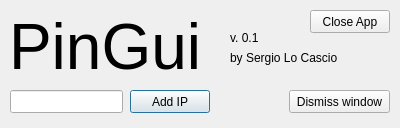
<?xml version="1.0" encoding="UTF-8"?>
<ui version="4.0">
 <class>ConfDialog</class>
 <widget class="QDialog" name="ConfDialog">
  <property name="geometry">
   <rect>
    <x>0</x>
    <y>0</y>
    <width>400</width>
    <height>128</height>
   </rect>
  </property>
  <property name="windowTitle">
   <string>Dialog</string>
  </property>
  <property name="modal">
   <bool>true</bool>
  </property>
  <widget class="QLabel" name="label">
   <property name="geometry">
    <rect>
     <x>9</x>
     <y>9</y>
     <width>205</width>
     <height>76</height>
    </rect>
   </property>
   <property name="font">
    <font>
     <pointsize>48</pointsize>
    </font>
   </property>
   <property name="text">
    <string>PinGui</string>
   </property>
  </widget>
  <widget class="QLabel" name="label_2">
   <property name="geometry">
    <rect>
     <x>230</x>
     <y>50</y>
     <width>118</width>
     <height>16</height>
    </rect>
   </property>
   <property name="text">
    <string>by Sergio Lo Cascio</string>
   </property>
  </widget>
  <widget class="QLabel" name="label_3">
   <property name="geometry">
    <rect>
     <x>230</x>
     <y>30</y>
     <width>59</width>
     <height>15</height>
    </rect>
   </property>
   <property name="text">
    <string>v. 0.1</string>
   </property>
  </widget>
  <widget class="QLineEdit" name="lineEdit">
   <property name="geometry">
    <rect>
     <x>10</x>
     <y>90</y>
     <width>113</width>
     <height>23</height>
    </rect>
   </property>
  </widget>
  <widget class="QPushButton" name="pushButton">
   <property name="geometry">
    <rect>
     <x>130</x>
     <y>90</y>
     <width>80</width>
     <height>23</height>
    </rect>
   </property>
   <property name="text">
    <string>Add IP</string>
   </property>
  </widget>
  <widget class="QPushButton" name="pushButton_2">
   <property name="geometry">
    <rect>
     <x>310</x>
     <y>10</y>
     <width>80</width>
     <height>23</height>
    </rect>
   </property>
   <property name="text">
    <string>Close App</string>
   </property>
  </widget>
  <widget class="QPushButton" name="pushButton_3">
   <property name="geometry">
    <rect>
     <x>289</x>
     <y>90</y>
     <width>101</width>
     <height>23</height>
    </rect>
   </property>
   <property name="text">
    <string>Dismiss window</string>
   </property>
  </widget>
 </widget>
 <resources/>
 <connections/>
</ui>
